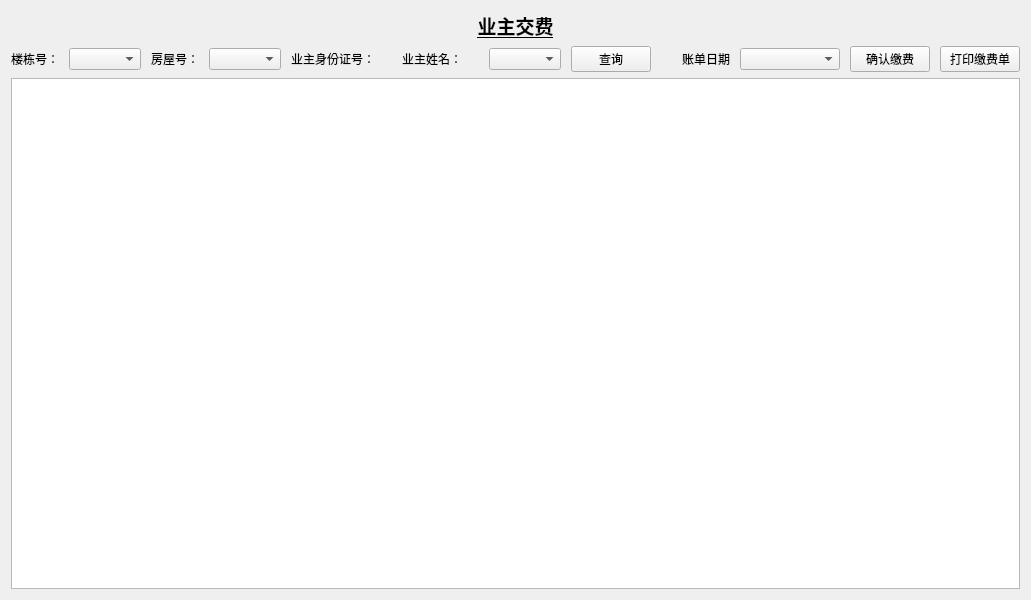
<?xml version="1.0" encoding="UTF-8"?>
<ui version="4.0">
 <class>UserPayWidget</class>
 <widget class="QWidget" name="UserPayWidget">
  <property name="geometry">
   <rect>
    <x>0</x>
    <y>0</y>
    <width>1031</width>
    <height>600</height>
   </rect>
  </property>
  <property name="sizePolicy">
   <sizepolicy hsizetype="Expanding" vsizetype="Expanding">
    <horstretch>0</horstretch>
    <verstretch>0</verstretch>
   </sizepolicy>
  </property>
  <property name="minimumSize">
   <size>
    <width>800</width>
    <height>600</height>
   </size>
  </property>
  <property name="windowTitle">
   <string>Form</string>
  </property>
  <layout class="QGridLayout" name="gridLayout">
   <item row="0" column="0">
    <layout class="QVBoxLayout" name="verticalLayout">
     <item>
      <widget class="QLabel" name="label_7">
       <property name="font">
        <font>
         <family>Calibri</family>
         <pointsize>14</pointsize>
         <weight>75</weight>
         <bold>true</bold>
         <underline>true</underline>
        </font>
       </property>
       <property name="text">
        <string>业主交费</string>
       </property>
       <property name="alignment">
        <set>Qt::AlignCenter</set>
       </property>
      </widget>
     </item>
     <item>
      <layout class="QHBoxLayout" name="horizontalLayout">
       <property name="spacing">
        <number>10</number>
       </property>
       <item>
        <widget class="QLabel" name="label">
         <property name="text">
          <string>楼栋号：</string>
         </property>
        </widget>
       </item>
       <item>
        <widget class="QComboBox" name="buildingComboBox"/>
       </item>
       <item>
        <widget class="QLabel" name="label_2">
         <property name="text">
          <string>房屋号：</string>
         </property>
        </widget>
       </item>
       <item>
        <widget class="QComboBox" name="roomComboBox"/>
       </item>
       <item>
        <widget class="QLabel" name="label_3">
         <property name="text">
          <string>业主身份证号：</string>
         </property>
        </widget>
       </item>
       <item>
        <widget class="QLabel" name="proprietorLabel">
         <property name="text">
          <string/>
         </property>
        </widget>
       </item>
       <item>
        <widget class="QLabel" name="label_5">
         <property name="text">
          <string>业主姓名：</string>
         </property>
        </widget>
       </item>
       <item>
        <widget class="QLabel" name="nameLabel">
         <property name="text">
          <string/>
         </property>
        </widget>
       </item>
       <item>
        <widget class="QComboBox" name="feeTypecomboBox"/>
       </item>
       <item>
        <widget class="QPushButton" name="SelectPushButton">
         <property name="text">
          <string>查询</string>
         </property>
        </widget>
       </item>
       <item>
        <spacer name="horizontalSpacer_2">
         <property name="orientation">
          <enum>Qt::Horizontal</enum>
         </property>
         <property name="sizeHint" stdset="0">
          <size>
           <width>40</width>
           <height>20</height>
          </size>
         </property>
        </spacer>
       </item>
       <item>
        <widget class="QLabel" name="label_4">
         <property name="text">
          <string>账单日期</string>
         </property>
        </widget>
       </item>
       <item>
        <widget class="QComboBox" name="billDatecomboBox">
         <property name="minimumSize">
          <size>
           <width>100</width>
           <height>0</height>
          </size>
         </property>
        </widget>
       </item>
       <item>
        <widget class="QPushButton" name="pushButton_2">
         <property name="text">
          <string>确认缴费</string>
         </property>
        </widget>
       </item>
       <item>
        <widget class="QPushButton" name="pushButton">
         <property name="text">
          <string>打印缴费单</string>
         </property>
        </widget>
       </item>
      </layout>
     </item>
     <item>
      <widget class="QTableView" name="tableView"/>
     </item>
    </layout>
   </item>
  </layout>
 </widget>
 <resources/>
 <connections/>
</ui>
